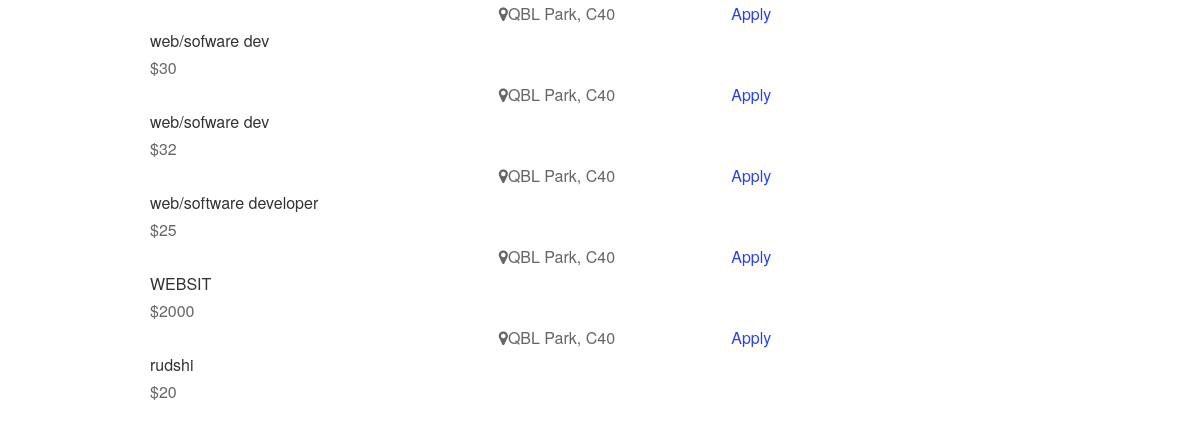
Screenshot of /listser.php?sid=1 with the database file from the repository.
### tables this page shows
CREATE TABLE `employee` (
  `e_id` int(10) NOT NULL,
  `user_id` int(11) NOT NULL,
  `email` varchar(255) NOT NULL,
  `address` text NOT NULL,
  `gig_title` varchar(34) NOT NULL,
  `cat_id` int(11) NOT NULL,
  `description` varchar(255) NOT NULL,
  `type` varchar(20) NOT NULL,
  `search` text NOT NULL,
  `price_hour` int(11) NOT NULL
);

### listser.php (the view, shortened to what this page needs)
<?php
include 'include/conn.php';
                  $ids=$_GET['sid'];
?>
<!doctype html>
<html lang="en">
<head>
<link rel="stylesheet" href="https://stackpath.bootstrapcdn.com/font-awesome/4.7.0/css/font-awesome.min.css">
<link rel="stylesheet" href="css/style.css">
<link rel="stylesheet" href="css/colors/blue.css">
<link rel="stylesheet" href="https://stackpath.bootstrapcdn.com/font-awesome/4.7.0/css/font-awesome.min.css">
<link rel="stylesheet" href="https://stackpath.bootstrapcdn.com/font-awesome/4.7.0/css/font-awesome.min.css">
</head>
<body>
<div id="wrapper" class="wrapper-with-transparent-header">
<section class="brows-job-category gray-bg">
        <div class="container">
          <div class="col-md-9 col-sm-12">
            <div class="card-body">
              <?php
                  $sq="SELECT emp.*,u.* FROM employee as emp JOIN user AS u ON emp.user_id=u.user_id WHERE emp.cat_id='$ids' ";
                $result=$con->query($sq);
                while ($we=$result->fetch_object()) {
              ?>
                <article class="advance-search-job">
                  <div class="row no-mrg">
                    <div class="col-md-6 col-sm-6">
                      <a href="new-job-detail.html" title="job Detail">
                        <div class="advance-search-img-box">
                        </div>
                      </a>
                      <div class="advance-search-caption">
                        <a href="new-job-detail.html" title="Job Dtail"><h4><?php echo $we->gig_title; ?></h4></a>
                        <span><?php echo "$".$we->price_hour;; ?></span>
                      </div>
                    </div>
                    <div class="col-md-4 col-sm-4">
                      <div class="advance-search-job-locat">
                        <p><i class="fa fa-map-marker"></i>QBL Park, C40</p>
                      </div>
                    </div>
                    <div class="col-md-2 col-sm-2">
                      <a href="#"  data-toggle="modal" data-target="#apply-job" class="btn advance-search" title="apply">Apply</a>
                    </div>
                  </div>
                </article>
                <?php } ?>
              </div>
            </div>
          </div>
        </section>
</body>
</html>

### css/colors/blue.css (style rules this page uses)
a, .header-widget .log-in-button:hover i, .notification-text span.color, .header-notifications-content .notification-text span.color, ul.user-menu-small-nav li a:hover, ul.user-menu-small-nav li a:hover i, #navigation ul li:hover a:after, #navigation ul li a.current, #navigation ul li a.current:after, #navigation ul li:hover a, #breadcrumbs ul li a:hover, #breadcrumbs.white ul li a:hover, .single-page-header .header-details li a:hover, .blog-post-content h3 a:hover, #posts-nav li a:hover, .task-tags span, .freelancer-detail-item a:hover, .list-4 li:before, .list-3 li:before, .list-2 li:before, .list-1 li:before, .share-buttons-content span strong, .keyword, .banner-headline strong.color, .category-box-icon, .recommended .pricing-plan-label, .recommended .pricing-plan-label strong, .boxed-widget.summary li.total-costs span, .testimonial-box:before, .single-counter h3, .popup-tabs-nav li.active a, .dialog-with-tabs .forgot-password:hover, .dropdown-menu > li > a:hover, .dropdown-menu > .active > a, .dropdown-menu > .active > a:hover, .bootstrap-select .dropdown-menu li.selected a span.check-mark:before, .bootstrap-select .dropdown-menu li.selected:hover a span.check-mark:before, .boxed-list-headline h3 i, .boxed-list-item .item-details .detail-item a:hover, .job-overview .job-overview-inner ul li i, .dashboard-nav ul:before, .dashboard-nav ul li.active-submenu a i, .dashboard-nav ul li.active a i, .dashboard-nav ul li:hover a i, .dashboard-nav ul li.active-submenu a, .dashboard-nav ul li:hover a, .dashboard-nav ul li.active a, .dashboard-nav ul li.active-submenu a:after, .dashboard-nav ul li.active a:after, .dashboard-nav ul li:hover a:after, .dashboard-box .headline h3 i, .help-icon, .header-widget .log-in-button:hover, .header-widget .log-in-button:hover i { color:#2a41e8; }

### rows the page displays
employee: gig_title "web/sofware dev", price_hour "30"
employee: gig_title "web/sofware dev", price_hour "32"
employee: gig_title "web/software developer", price_hour "25"
employee: gig_title "WEBSIT", price_hour "2000"
employee: gig_title "rudshi", price_hour "20"
